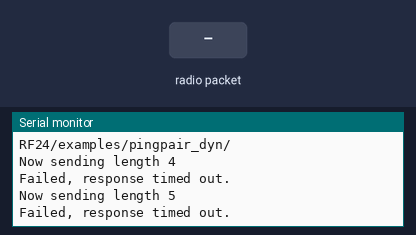
Bench run of a sketch on a simulated Arduino Uno, built with avr-gcc and run on an emulated ATmega328P. Shown: the last lines printed to the serial monitor. The test bench sets the inputs (shaded band). No radio packets arrive unless stated.

Above: at 1.2 s.
1.3 s: radio packet "1" arrives
At 2.76 s:
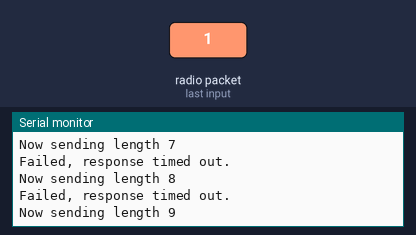
2.8 s: radio packet "0" arrives
At 4.26 s:
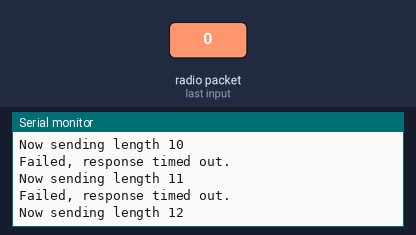
4.3 s: radio packet "2" arrives
At 11.74 s:
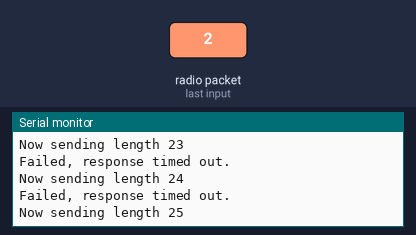
Timing chart, 0 to 11.8 s (numbered marks = the images above; inputs shaded):
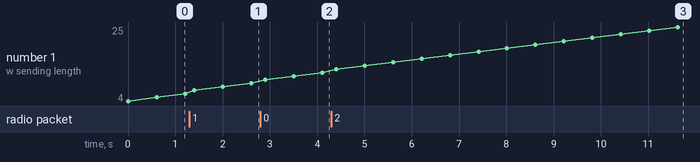

The sketch:

sensor.ino
```cpp
#include <SPI.h>
#include "nRF24L01.h"
#include "RF24.h"

//
// Topology
//
RF24 radio(7,8);                                                    // Set up nRF24L01 radio on SPI bus plus pins 7 & 8

const uint64_t pipes[2] = { 0xF0F0F0F0E1LL, 0xF0F0F0F0D2LL };      // Radio pipe addresses for the 2 nodes to communicate.

const int min_payload_size = 4;
const int max_payload_size = 32;
const int payload_size_increments_by = 1;
int next_payload_size = min_payload_size;

char receive_payload[max_payload_size+1]; // +1 to allow room for a terminating NULL char

void sendString(char* payload, int payload_size){
    // First, stop listening so we can talk.
    radio.stopListening();

    // Take the time, and send it.  This will block until complete
    Serial.print(F("Now sending length "));
    Serial.println(payload_size);
    radio.write(payload, payload_size);

    // Now, continue listening
    radio.startListening();

    // Wait here until we get a response, or timeout
    unsigned long started_waiting_at = millis();
    bool timeout = false;
    while ( ! radio.available() && ! timeout )
    if (millis() - started_waiting_at > 500 )
    timeout = true;

    // Describe the results
    if ( timeout )
    {
    	Serial.println(F("Failed, response timed out."));
    }
    else
    {
      // Grab the response, compare, and send to debugging spew
      uint8_t len = radio.getDynamicPayloadSize();

      // If a corrupt dynamic payload is received, it will be flushed
      if(!len){
      	return;
      }

      radio.read( receive_payload, len );

      // Put a zero at the end for easy printing
      receive_payload[len] = 0;

      // Spew it
      Serial.print(F("Got response size="));
      Serial.print(len);
      Serial.print(F(" value="));
      Serial.println(receive_payload);
  }


}

void setup(void)
{
  Serial.begin(115200);
  //printf_begin(); //Printf is used for debug

  Serial.println(F("RF24/examples/pingpair_dyn/"));


  radio.begin();                            // Setup and configure rf radio
  radio.enableDynamicPayloads();            // enable dynamic payloads
  radio.setRetries(5,15);                  // optionally, increase the delay between retries & # of retries

  // Open pipes to other nodes for communication
  radio.openWritingPipe(pipes[0]);
  radio.openReadingPipe(1,pipes[1]);

  radio.startListening();
  radio.printDetails();
}


void loop(void)
{

    // The payload will always be the same, what will change is how much of it we send.
    static char send_payload[] = "ABCDEFGHIJKLMNOPQRSTUVWXYZ789012";

    sendString(send_payload, next_payload_size);

    // Update size for next time.
    next_payload_size += payload_size_increments_by;
    if ( next_payload_size > max_payload_size )
    next_payload_size = min_payload_size;

    // Try again 1s later
    delay(100);
}
// vim:cin:ai:sts=2 sw=2 ft=cpp
```

Measured:
- after the input at 1.3 s, the serial monitor: prints a new line at once (image 1)
- after the input at 2.8 s, the serial monitor: prints a new line at once (image 2)
- after the input at 4.3 s, the serial monitor: prints a new line at once (image 3)
- plotted number 1: 6 → 9 after the input at 1.3 s, 9 → 12 after the input at 2.8 s, 12 → 25 after the input at 4.3 s
